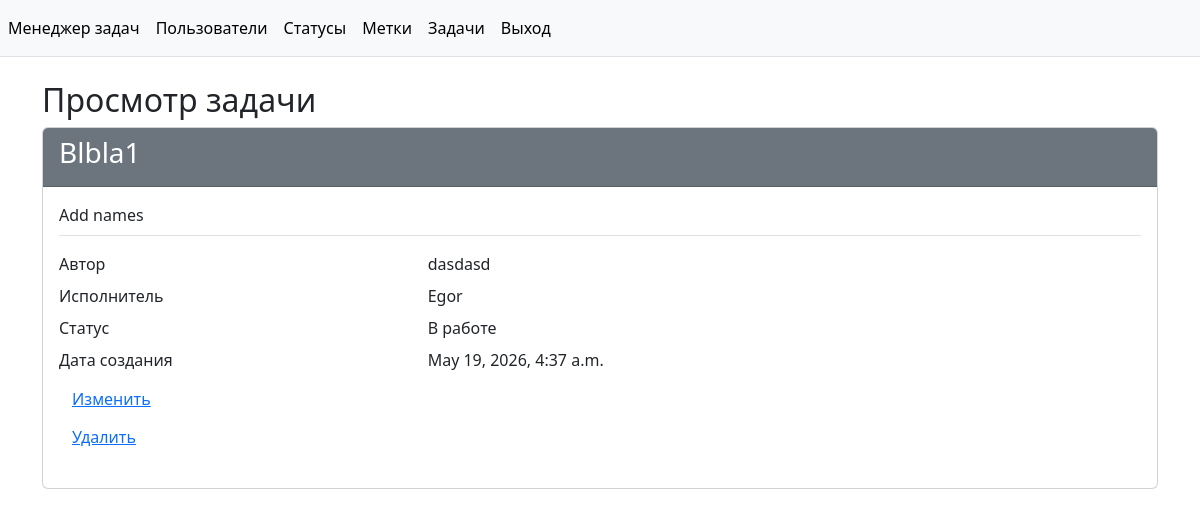
/tasks/2/ (signed in), run on the app's committed database.
### task_manager/tasks/models.py (models this page shows, shortened)
class Task(models.Model):
    name = models.CharField(
        max_length=200,
        unique=True,
        verbose_name='Имя',
        error_messages={
            'unique': 'Задача с таким именем уже существует',
        }
    )
    description = models.TextField(
        blank=True,
        verbose_name='Описание'
    )
    status = models.ForeignKey(
        Status,
        on_delete=models.PROTECT,
        verbose_name='Статус'
    )
    executor = models.ForeignKey(
        User,
        on_delete=models.PROTECT,
        related_name='executor_tasks',
        verbose_name='Исполнитель'
    )
    labels = models.ManyToManyField(
        Label,
        verbose_name='Метки'
    )
    author = models.ForeignKey(
        User,
        on_delete=models.PROTECT,
        related_name='author_tasks',
        verbose_name='Автор'
    )
    created_at = models.DateTimeField(
        auto_now_add=True,
        verbose_name='Дата создания'
    )

### task_manager/statuses/models.py (models this page shows, shortened)
class Status(models.Model):
    name = models.CharField(
        max_length=100,
        unique=True,
        verbose_name='Имя',
        error_messages={
            'unique': 'Статус с таким именем уже существует',
        }
    )
    created_at = models.DateTimeField(
        auto_now_add=True,
        verbose_name='Дата создания')

### task_manager/tasks/views.py (the view)
# urls.py: path('<int:pk>/', views.TaskView.as_view(), name='tasks_view'),
class TaskView(LoginRequiredMixin, View):
    def get(self, request, *args, **kwargs):
        task_id = kwargs.get('pk')
        task = get_object_or_404(Task, pk=task_id)
        return render(
            request,
            'tasks/view.html',
            context={
                'task': task
            }
        )

### task_manager/tasks/templates/tasks/view.html
{% extends 'base.html' %}
{% load django_bootstrap5 %}
{% block content %}
<div class="container mt-4">
    <h2>Просмотр задачи</h2>
    <div class="card">
        <div class="card-header bg-secondary text-white">
            <h3>{{task.name}}</h3>
        </div>
        <div class="card-body">
            <div class="mb-3">
                <p class="border-bottom pb-2">{{ task.description }}</p>
            </div>
            <div class="row mb-2">
                <div class="col-4">Автор</div>
                <div class="col-8">{{ task.author.username }}</div>
            </div>
            <div class="row mb-2">
                <div class="col-4">Исполнитель</div>
                <div class="col-8">{{ task.executor.username }}</div>
            </div>
            <div class="row mb-2">
                <div class="col-4">Статус</div>
                <div class="col-8">{{ task.status.name }}</div>
            </div>
            <div class="row mb-2">
                <div class="col-4">Дата создания</div>
                <div class="col-8">{{ task.created_at }}</div>
            </div>
            <a href="{% url 'tasks_update' task.id %}" class="btn btn-link btn-primary">Изменить</a>
            <p><a href="{% url 'tasks_delete' task.id %}" class="btn btn-link btn-primary">Удалить</a></p>
        </div>
    </div>
    {% endblock %}

### data on the page
Task: name "Blbla1", description "Add names", author.username "dasdasd", executor.username "Egor", status.name "В работе", created_at "May 19, 2026, 4:37 a.m."
